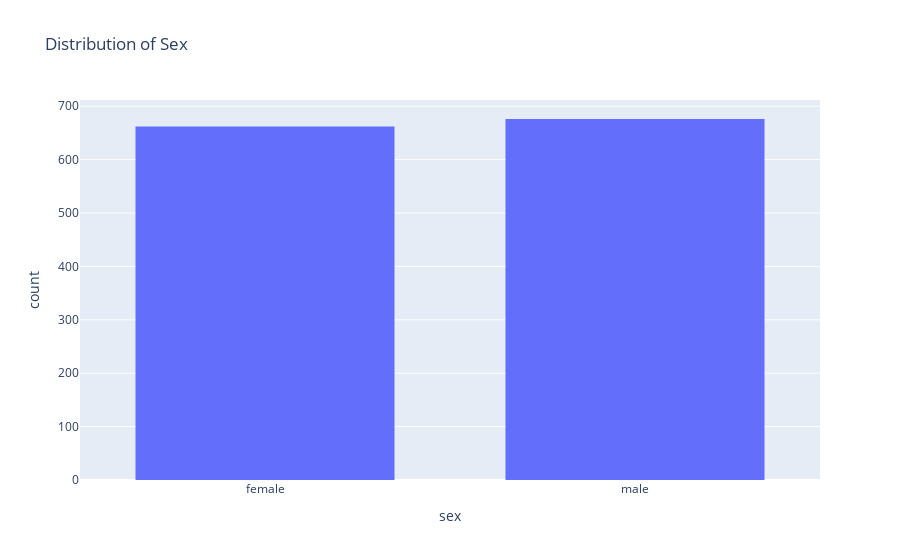

Source (notebook cell):
### Code cell
fig = px.histogram(
    medical_df,
    x='sex',
    title='Distribution of Sex'
)
fig.update_layout(bargap=0.3)
fig.show()

### Figure 1 — Plotly figure (JSON) as saved in the notebook; plotly's stock layout.template omitted (floating-point values rounded to 4 significant figures; data arrays with more than 128 entries replaced by an {"elided": "..."} marker saying what was removed)
{"data": [{"bingroup": "x", "hovertemplate": "sex=%{x}<br>count=%{y}<extra></extra>", "legendgroup": "", "marker": {"color": "#636efa", "pattern": {"shape": ""}}, "name": "", "orientation": "v", "showlegend": false, "type": "histogram", "x": {"elided": "1338 str values"}, "xaxis": "x", "yaxis": "y"}], "layout": {"bargap": 0.3, "barmode": "relative", "legend": {"tracegroupgap": 0}, "title": {"text": "Distribution of Sex"}, "xaxis": {"anchor": "y", "domain": [0, 1], "title": {"text": "sex"}}, "yaxis": {"anchor": "x", "domain": [0, 1], "title": {"text": "count"}}}}
